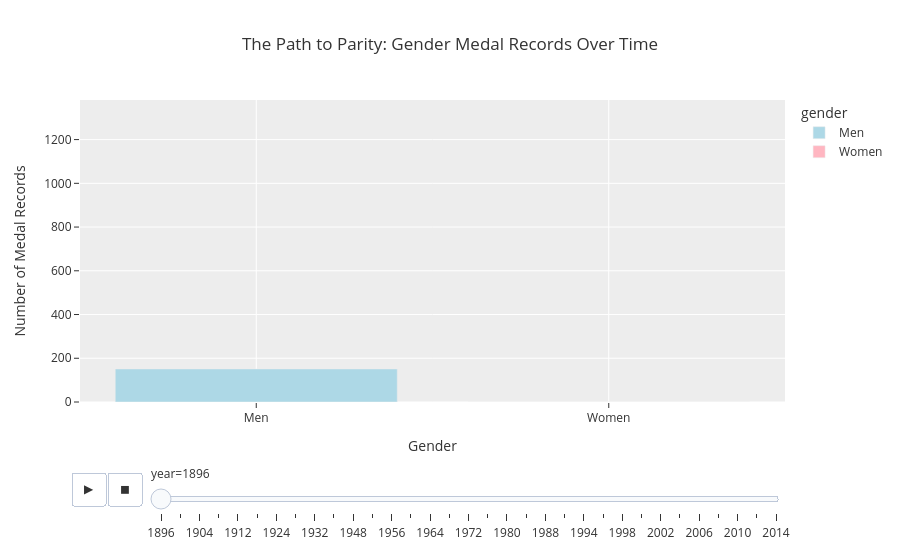

Notebook code cell kept with this figure:
### Markdown cell above
#### Basic Statistics: Gender

### Code cell
gender_time = olympics.groupby(['year', 'gender']).size().reset_index(name='count')

# Create all possible combinations
all_years = sorted(gender_time['year'].unique())
all_genders = ['Men', 'Women']

full_index = pd.MultiIndex.from_product(
    [all_years, all_genders],
    names=['year', 'gender']
)

gender_time = (
    gender_time
    .set_index(['year', 'gender'])
    .reindex(full_index, fill_value=0)
    .reset_index()
)

fig_gender = px.bar(
    gender_time,
    x='gender',
    y='count',
    color='gender',
    animation_frame='year',
    range_y=[0, gender_time['count'].max() + 50],
    title='The Path to Parity: Gender Medal Records Over Time',
    template='ggplot2',
    color_discrete_map={
        'Men': '#ADD8E6',     # pastel blue
        'Women': '#FFB6C1'    # pastel pink
    }
)

fig_gender.update_layout(
    xaxis_title='Gender',
    yaxis_title='Number of Medal Records'
)

fig_gender.show()

### Figure 1 — Plotly figure (JSON) as saved in the notebook; plotly's stock layout.template omitted (floating-point values rounded to 4 significant figures)
{"data": [{"hovertemplate": "gender=%{x}<br>year=1896<br>count=%{y}<extra></extra>", "legendgroup": "Men", "marker": {"color": "#ADD8E6", "pattern": {"shape": ""}}, "name": "Men", "orientation": "v", "showlegend": true, "textposition": "auto", "type": "bar", "x": ["Men"], "xaxis": "x", "y": [151], "yaxis": "y"}, {"hovertemplate": "gender=%{x}<br>year=1896<br>count=%{y}<extra></extra>", "legendgroup": "Women", "marker": {"color": "#FFB6C1", "pattern": {"shape": ""}}, "name": "Women", "orientation": "v", "showlegend": true, "textposition": "auto", "type": "bar", "x": ["Women"], "xaxis": "x", "y": [0], "yaxis": "y"}], "layout": {"barmode": "relative", "legend": {"title": {"text": "gender"}, "tracegroupgap": 0}, "sliders": [{"active": 0, "currentvalue": {"prefix": "year="}, "len": 0.9, "pad": {"b": 10, "t": 60}, "steps": [{"args": [["1896"], {"frame": {"duration": 0, "redraw": true}, "fromcurrent": true, "mode": "immediate", "transition": {"duration": 0, "easing": "linear"}}], "label": "1896", "method": "animate"}, {"args": [["1900"], {"frame": {"duration": 0, "redraw": true}, "fromcurrent": true, "mode": "immediate", "transition": {"duration": 0, "easing": "linear"}}], "label": "1900", "method": "animate"}, {"args": [["1904"], {"frame": {"duration": 0, "redraw": true}, "fromcurrent": true, "mode": "immediate", "transition": {"duration": 0, "easing": "linear"}}], "label": "1904", "method": "animate"}, {"args": [["1908"], {"frame": {"duration": 0, "redraw": true}, "fromcurrent": true, "mode": "immediate", "transition": {"duration": 0, "easing": "linear"}}], "label": "1908", "method": "animate"}, {"args": [["1912"], {"frame": {"duration": 0, "redraw": true}, "fromcurrent": true, "mode": "immediate", "transition": {"duration": 0, "easing": "linear"}}], "label": "1912", "method": "animate"}, {"args": [["1920"], {"frame": {"duration": 0, "redraw": true}, "fromcurrent": true, "mode": "immediate", "transition": {"duration": 0, "easing": "linear"}}], "label": "1920", "method": "animate"}, {"args": [["1924"], {"frame": {"duration": 0, "redraw": true}, "fromcurrent": true, "mode": "immediate", "transition": {"duration": 0, "easing": "linear"}}], "label": "1924", "method": "animate"}, {"args": [["1928"], {"frame": {"duration": 0, "redraw": true}, "fromcurrent": true, "mode": "immediate", "transition": {"duration": 0, "easing": "linear"}}], "label": "1928", "method": "animate"}, {"args": [["1932"], {"frame": {"duration": 0, "redraw": true}, "fromcurrent": true, "mode": "immediate", "transition": {"duration": 0, "easing": "linear"}}], "label": "1932", "method": "animate"}, {"args": [["1936"], {"frame": {"duration": 0, "redraw": true}, "fromcurrent": true, "mode": "immediate", "transition": {"duration": 0, "easing": "linear"}}], "label": "1936", "method": "animate"}, {"args": [["1948"], {"frame": {"duration": 0, "redraw": true}, "fromcurrent": true, "mode": "immediate", "transition": {"duration": 0, "easing": "linear"}}], "label": "1948", "method": "animate"}, {"args": [["1952"], {"frame": {"duration": 0, "redraw": true}, "fromcurrent": true, "mode": "immediate", "transition": {"duration": 0, "easing": "linear"}}], "label": "1952", "method": "animate"}, {"args": [["1956"], {"frame": {"duration": 0, "redraw": true}, "fromcurrent": true, "mode": "immediate", "transition": {"duration": 0, "easing": "linear"}}], "label": "1956", "method": "animate"}, {"args": [["1960"], {"frame": {"duration": 0, "redraw": true}, "fromcurrent": true, "mode": "immediate", "transition": {"duration": 0, "easing": "linear"}}], "label": "1960", "method": "animate"}, {"args": [["1964"], {"frame": {"duration": 0, "redraw": true}, "fromcurrent": true, "mode": "immediate", "transition": {"duration": 0, "easing": "linear"}}], "label": "1964", "method": "animate"}, {"args": [["1968"], {"frame": {"duration": 0, "redraw": true}, "fromcurrent": true, "mode": "immediate", "transition": {"duration": 0, "easing": "linear"}}], "label": "1968", "method": "animate"}, {"args": [["1972"], {"frame": {"duration": 0, "redraw": true}, "fromcurrent": true, "mode": "immediate", "transition": {"duration": 0, "easing": "linear"}}], "label": "1972", "method": "animate"}, {"args": [["1976"], {"frame": {"duration": 0, "redraw": true}, "fromcurrent": true, "mode": "immediate", "transition": {"duration": 0, "easing": "linear"}}], "label": "1976", "method": "animate"}, {"args": [["1980"], {"frame": {"duration": 0, "redraw": true}, "fromcurrent": true, "mode": "immediate", "transition": {"duration": 0, "easing": "linear"}}], "label": "1980", "method": "animate"}, {"args": [["1984"], {"frame": {"duration": 0, "redraw": true}, "fromcurrent": true, "mode": "immediate", "transition": {"duration": 0, "easing": "linear"}}], "label": "1984", "method": "animate"}, {"args": [["1988"], {"frame": {"duration": 0, "redraw": true}, "fromcurrent": true, "mode": "immediate", "transition": {"duration": 0, "easing": "linear"}}], "label": "1988", "method": "animate"}, {"args": [["1992"], {"frame": {"duration": 0, "redraw": true}, "fromcurrent": true, "mode": "immediate", "transition": {"duration": 0, "easing": "linear"}}], "label": "1992", "method": "animate"}, {"args": [["1994"], {"frame": {"duration": 0, "redraw": true}, "fromcurrent": true, "mode": "immediate", "transition": {"duration": 0, "easing": "linear"}}], "label": "1994", "method": "animate"}, {"args": [["1996"], {"frame": {"duration": 0, "redraw": true}, "fromcurrent": true, "mode": "immediate", "transition": {"duration": 0, "easing": "linear"}}], "label": "1996", "method": "animate"}, {"args": [["1998"], {"frame": {"duration": 0, "redraw": true}, "fromcurrent": true, "mode": "immediate", "transition": {"duration": 0, "easing": "linear"}}], "label": "1998", "method": "animate"}, {"args": [["2000"], {"frame": {"duration": 0, "redraw": true}, "fromcurrent": true, "mode": "immediate", "transition": {"duration": 0, "easing": "linear"}}], "label": "2000", "method": "animate"}, {"args": [["2002"], {"frame": {"duration": 0, "redraw": true}, "fromcurrent": true, "mode": "immediate", "transition": {"duration": 0, "easing": "linear"}}], "label": "2002", "method": "animate"}, {"args": [["2004"], {"frame": {"duration": 0, "redraw": true}, "fromcurrent": true, "mode": "immediate", "transition": {"duration": 0, "easing": "linear"}}], "label": "2004", "method": "animate"}, {"args": [["2006"], {"frame": {"duration": 0, "redraw": true}, "fromcurrent": true, "mode": "immediate", "transition": {"duration": 0, "easing": "linear"}}], "label": "2006", "method": "animate"}, {"args": [["2008"], {"frame": {"duration": 0, "redraw": true}, "fromcurrent": true, "mode": "immediate", "transition": {"duration": 0, "easing": "linear"}}], "label": "2008", "method": "animate"}, {"args": [["2010"], {"frame": {"duration": 0, "redraw": true}, "fromcurrent": true, "mode": "immediate", "transition": {"duration": 0, "easing": "linear"}}], "label": "2010", "method": "animate"}, {"args": [["2012"], {"frame": {"duration": 0, "redraw": true}, "fromcurrent": true, "mode": "immediate", "transition": {"duration": 0, "easing": "linear"}}], "label": "2012", "method": "animate"}, {"args": [["2014"], {"frame": {"duration": 0, "redraw": true}, "fromcurrent": true, "mode": "immediate", "transition": {"duration": 0, "easing": "linear"}}], "label": "2014", "method": "animate"}], "x": 0.1, "xanchor": "left", "y": 0, "yanchor": "top"}], "title": {"text": "The Path to Parity: Gender Medal Records Over Time"}, "updatemenus": [{"buttons": [{"args": [null, {"frame": {"duration": 500, "redraw": true}, "fromcurrent": true, "mode": "immediate", "transition": {"duration": 500, "easing": "linear"}}], "label": "&#9654;", "method": "animate"}, {"args": [[null], {"frame": {"duration": 0, "redraw": true}, "fromcurrent": true, "mode": "immediate", "transition": {"duration": 0, "easing": "linear"}}], "label": "&#9724;", "method": "animate"}], "direction": "left", "pad": {"r": 10, "t": 70}, "showactive": false, "type": "buttons", "x": 0.1, "xanchor": "right", "y": 0, "yanchor": "top"}], "xaxis": {"anchor": "y", "categoryarray": ["Men", "Women"], "categoryorder": "array", "domain": [0, 1], "title": {"text": "Gender"}}, "yaxis": {"anchor": "x", "domain": [0, 1], "range": [0, 1381], "title": {"text": "Number of Medal Records"}}}}
